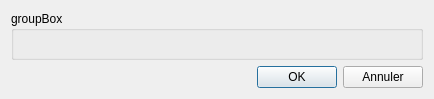
<?xml version="1.0" encoding="UTF-8"?>
<ui version="4.0">
 <class>Dialog</class>
 <widget class="QDialog" name="Dialog">
  <property name="geometry">
   <rect>
    <x>0</x>
    <y>0</y>
    <width>434</width>
    <height>99</height>
   </rect>
  </property>
  <property name="sizePolicy">
   <sizepolicy hsizetype="Expanding" vsizetype="Expanding">
    <horstretch>0</horstretch>
    <verstretch>0</verstretch>
   </sizepolicy>
  </property>
  <property name="windowTitle">
   <string>Dialog</string>
  </property>
  <layout class="QVBoxLayout" name="verticalLayout_2">
   <item>
    <layout class="QGridLayout" name="gridLayout">
     <item row="0" column="0">
      <widget class="QGroupBox" name="groupBox">
       <property name="title">
        <string>groupBox</string>
       </property>
       <layout class="QVBoxLayout" name="verticalLayout">
        <item>
         <layout class="QFormLayout" name="formLayout"/>
        </item>
       </layout>
      </widget>
     </item>
     <item row="1" column="0">
      <layout class="QHBoxLayout" name="horizontalLayout">
       <item>
        <spacer name="horizontalSpacer">
         <property name="orientation">
          <enum>Qt::Orientation::Horizontal</enum>
         </property>
         <property name="sizeHint" stdset="0">
          <size>
           <width>40</width>
           <height>20</height>
          </size>
         </property>
        </spacer>
       </item>
       <item>
        <widget class="QPushButton" name="pb_OK">
         <property name="text">
          <string>OK</string>
         </property>
        </widget>
       </item>
       <item>
        <widget class="QPushButton" name="pb_Cancel">
         <property name="text">
          <string>Annuler</string>
         </property>
        </widget>
       </item>
      </layout>
     </item>
    </layout>
   </item>
  </layout>
 </widget>
 <resources/>
 <connections/>
</ui>
